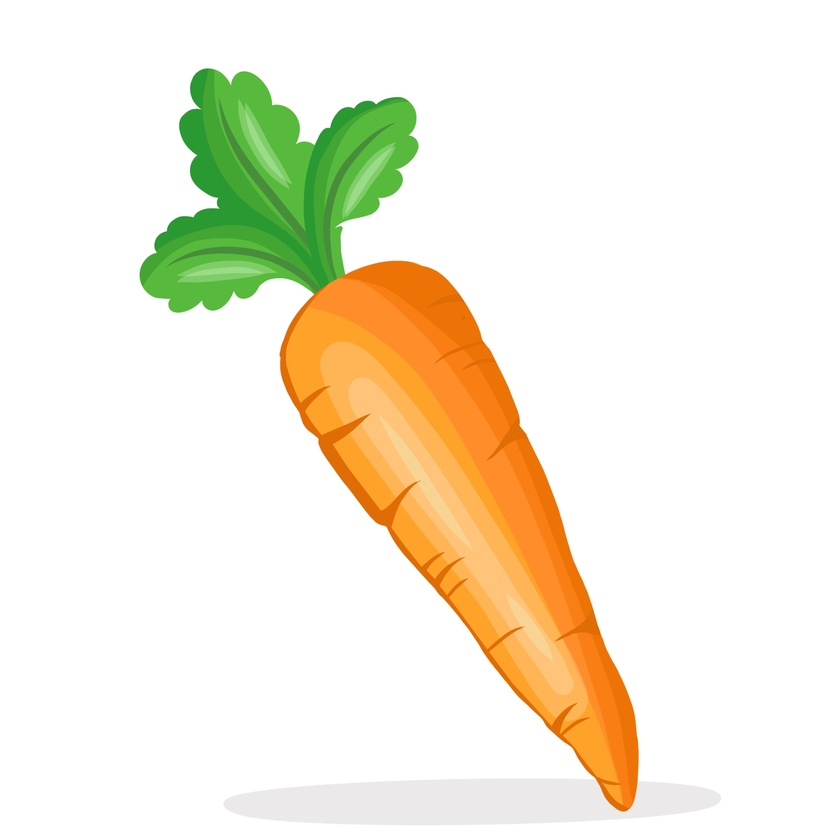
#> input picture Assignment_29/input/carrot.jpg, 840 x 840 px, shrunk from 1920 x 1920 before the run
$ jupyter execute carrot.ipynb
#> lines starting #> are read from the running program, lines starting #| are printed output that depends on the picture
[cell 1]
import cv2 as cv
import matplotlib.pyplot as plt
import numpy as np

[cell 2]
carrot = cv.imread('input/carrot.jpg')
#> carrot is the input picture: shape (840, 840, 3); mean B, G, R 219.9, 238, 243.7
carrot = cv.cvtColor(carrot, cv.COLOR_BGR2RGB)
plt.imshow(carrot)

[cell 3]
B,G,R=cv.split(carrot)
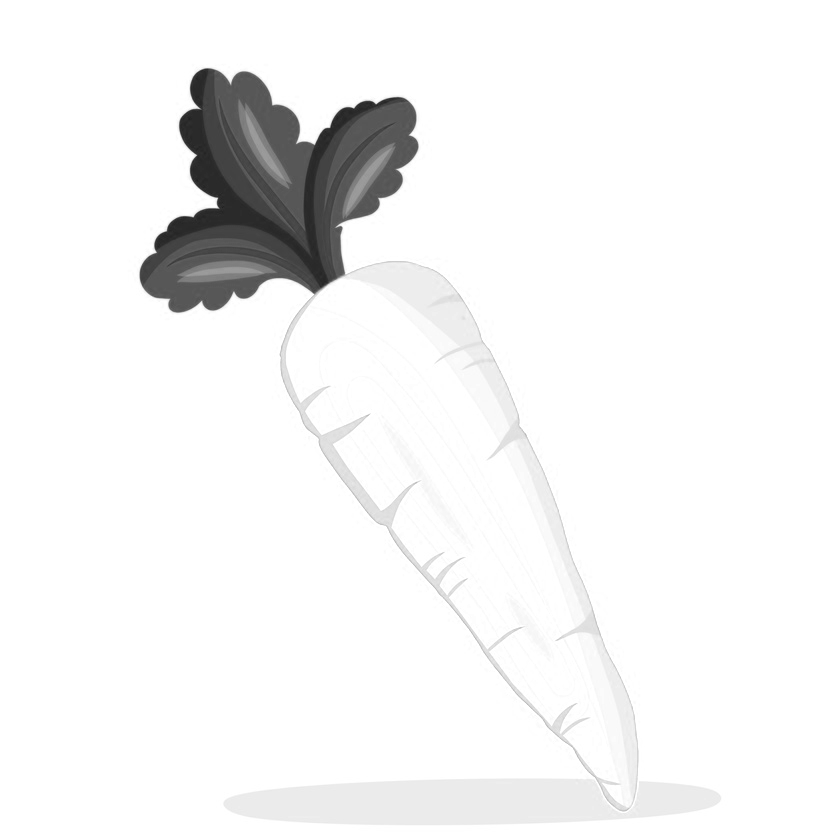
#> B: shape (840, 840); min 31, max 255, mean 243.7
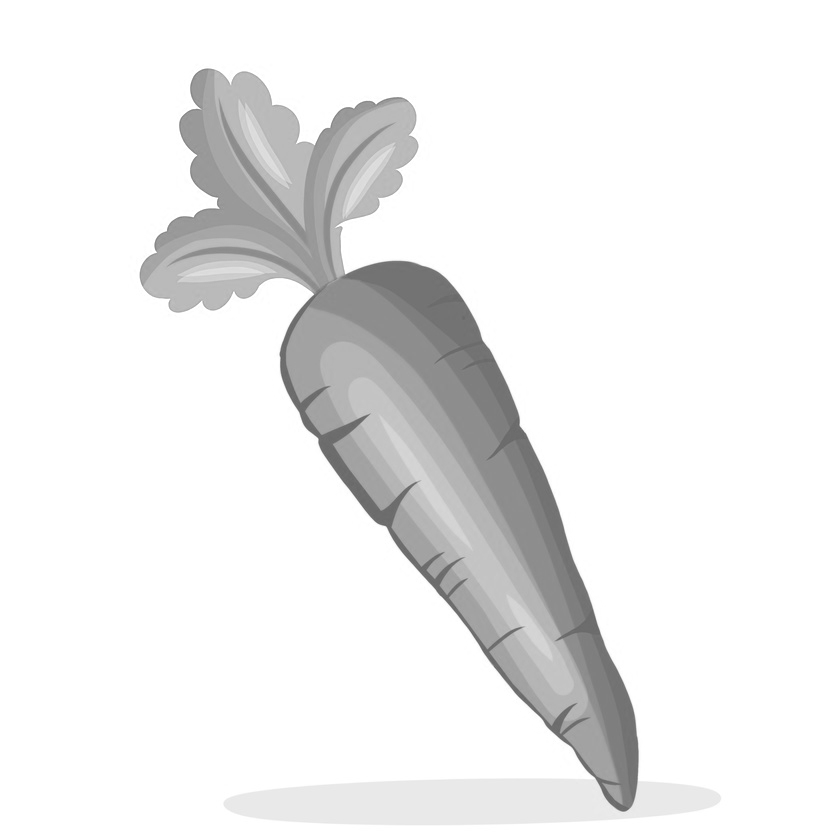
#> G: shape (840, 840); min 100, max 255, mean 238
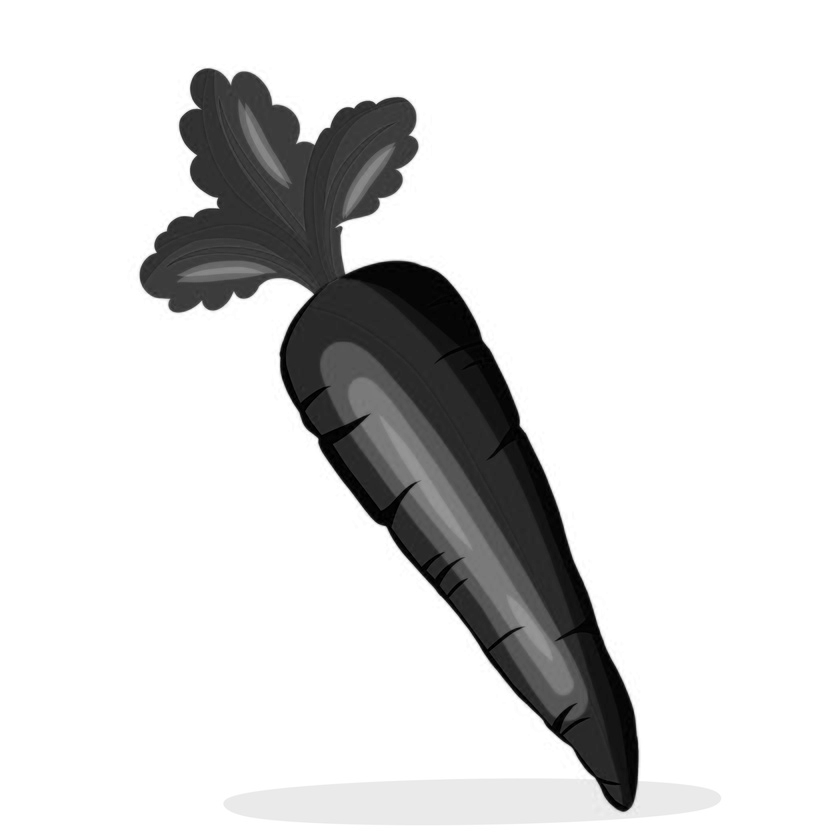
#> R: shape (840, 840); min 0, max 255, mean 219.9

[cell 4]
R_new=G
G_new=G
B_new=R

carrot_green=cv.merge((B_new,G_new,R_new))
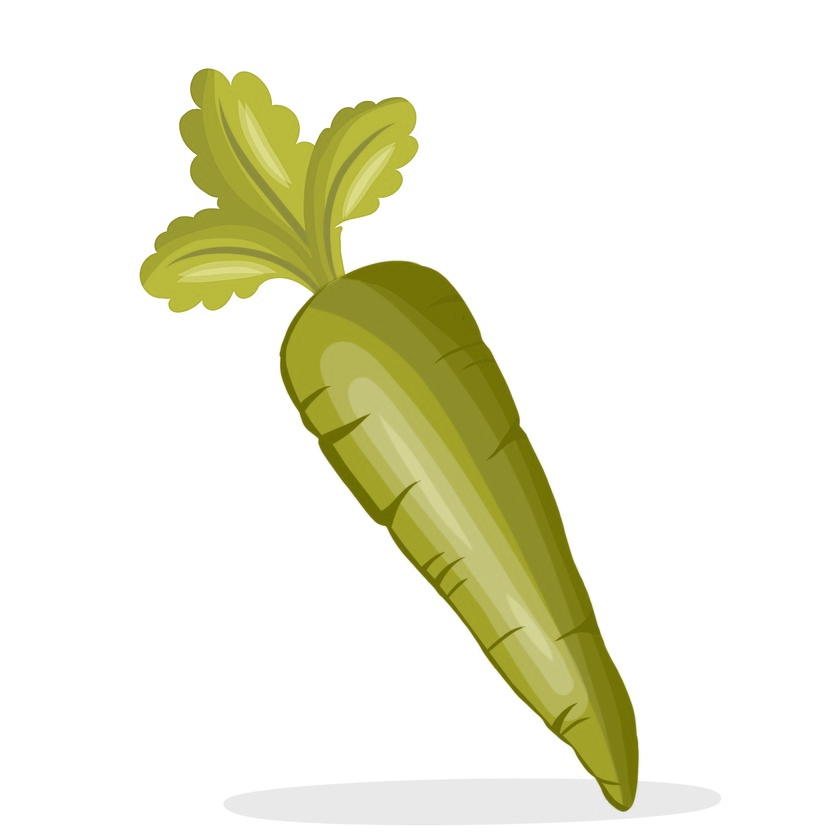
#> carrot_green: shape (840, 840, 3); mean of channels 0, 1, 2 219.9, 238, 238; drawn as B, G, R
carrot_green=cv.cvtColor(carrot_green,cv.COLOR_BGR2RGB)

$ run again, with Assignment_29/input/3.jpg copied over Assignment_29/input/carrot.jpg
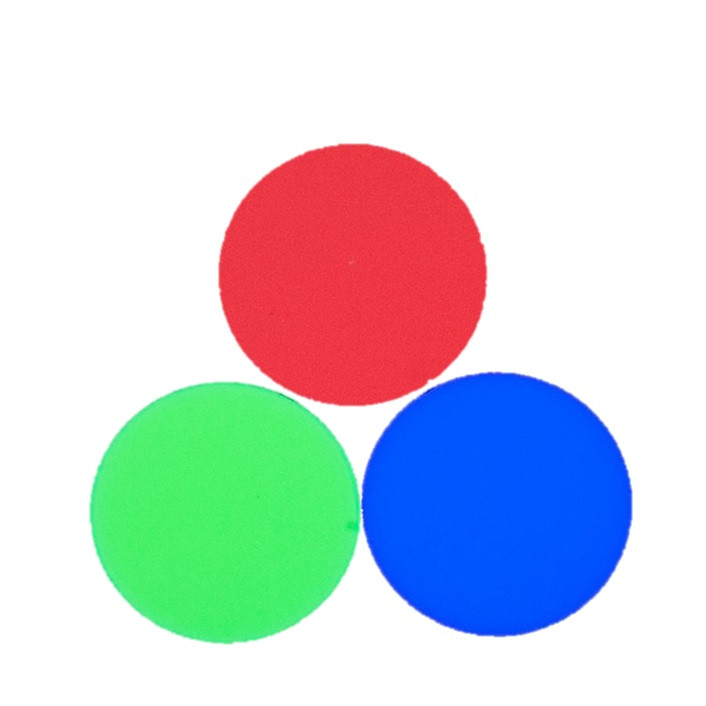
#> input picture Assignment_29/input/3.jpg, 706 x 706 px
#> carrot is the input picture: shape (706, 706, 3); mean B, G, R 218.1, 211.9, 204.3
#> `B,G,R=cv.split(carrot)`:
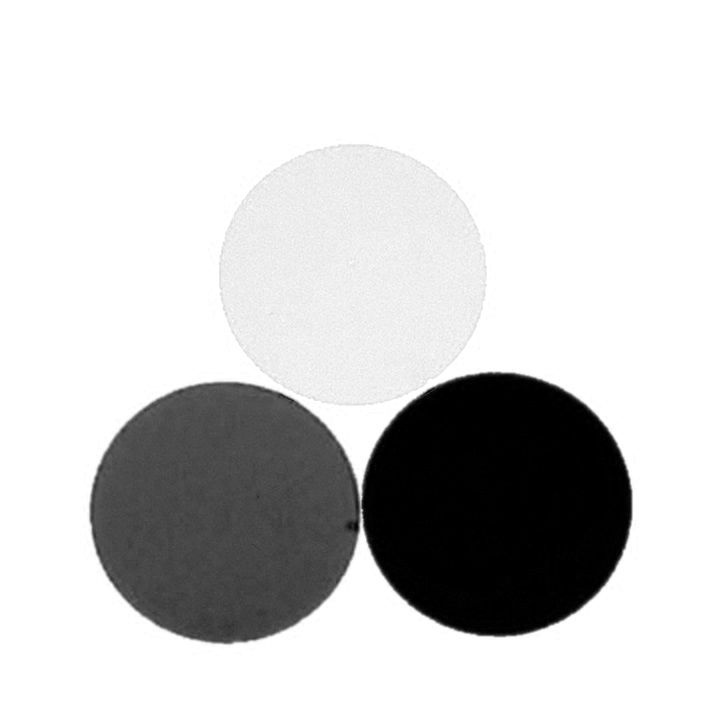
#> B: shape (706, 706); min 0, max 255, mean 204.3
#> `carrot_green=cv.merge((B_new,G_new,R_new))`:
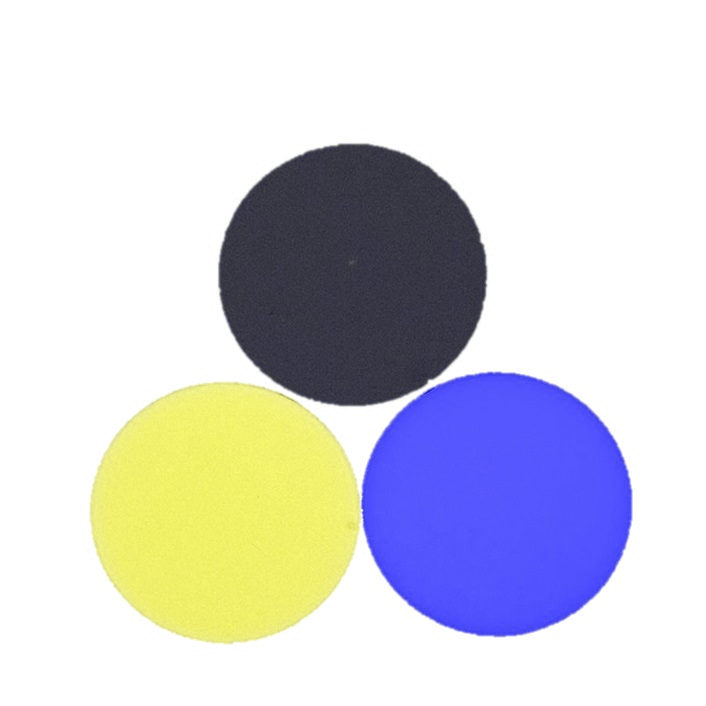
#> carrot_green: shape (706, 706, 3); mean of channels 0, 1, 2 218.1, 211.9, 211.9; drawn as B, G, R
